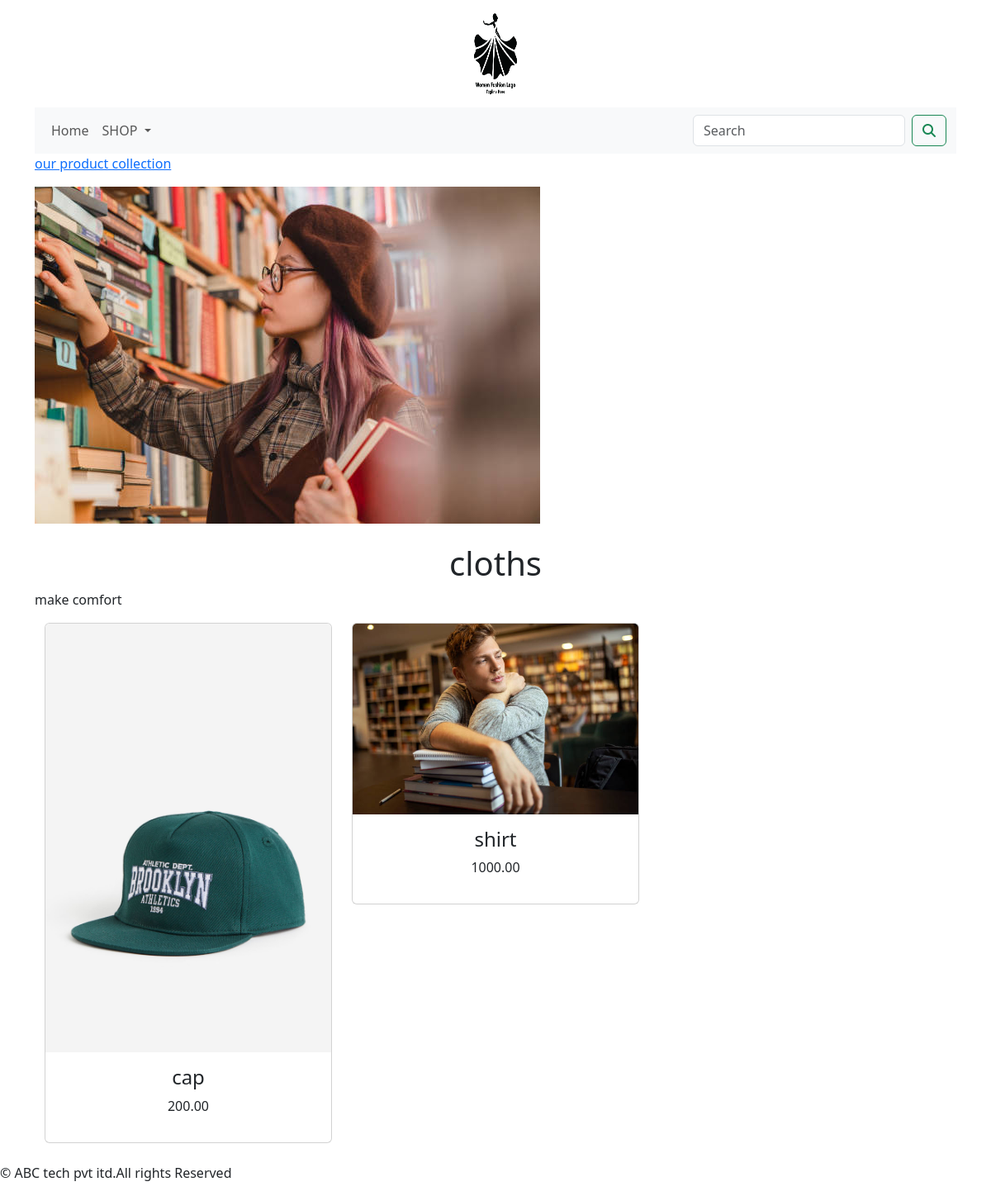
Screenshot of /shop/cloths/ with the database file from the repository.
### shop/models.py (models this page shows, shortened)
class Category(models.Model):
    name=models.CharField(max_length=250,unique=True)
    slug=models.SlugField(max_length=250,unique=True)
    description=models.TextField(blank=True)
    image=models.ImageField(upload_to='category',blank=True)
    class Meta:
        ordering=('name',)
        verbose_name='category'
        verbose_name_plural='categories'
    def get_url(self):
        return reverse('shop:products_by_category',args=[self.slug])

class Product(models.Model):
    name=models.CharField(max_length=250,unique=True)
    slug=models.SlugField(max_length=250,unique=True)
    description=models.TextField(blank=True)
    price=models.DecimalField(max_digits=10,decimal_places=2)
    category=models.ForeignKey(Category,on_delete=models.CASCADE)
    image=models.ImageField(upload_to='product',blank=True)
    stock=models.IntegerField()
    available=models.BooleanField(default=True)
    created=models.DateTimeField(auto_now_add=True)
    updated=models.DateTimeField(auto_now=True)
    def get_url(self):
        return reverse('shop:prodCatdetail',args=[self.category.slug,self.slug])
    class Meta:
        ordering=('name',)
        verbose_name='product'
        verbose_name_plural='products'

### shop/views.py (the view)
# urls.py: path('',views.allProdCat,name='allProdCat'),
def allProdCat(request,c_slug=None):
    c_page=None
    products_list=None
    if c_slug!=None:
        c_page=get_object_or_404(Category,slug=c_slug)
        products_list=Product.objects.all().filter(category=c_page,available=True)
    else:
        products_list=Product.objects.all().filter(available=True)
    paginator=Paginator(products_list,6)
    try:
        page=int(request.GET.get('page','1'))
    except:
        page=1
    try:
        products=paginator.page(page)
    except (EmptyPage,InvalidPage):
        products=paginator.page(paginator.num_pages)
    return  render(request,"category.html",{'category':c_page,'products':products})

### cart/context_processors.py (called while the page is built)
def counter(request):
    item_count=0
    if 'admin' in request.path:
        return {}
    else:
        try:
            cart=Cart.objects.filter(cart_id=_cart_id(request))
            cart_items=Cartitem.objects.all().filter(cart=cart[:1])
            for cart_item in cart_items:
                item_count += cart_item.quantity
        except Cart.DoesNotExist:
            item_count =0
    return dict(item_count=item_count)

### cart/views.py (called while the page is built)
def _cart_id(request):
    cart=request.session.session_key
    if not cart:
        cart=request.session.create()
    return cart

### shop/context_processors.py (called while the page is built)
def menu_links(request):
    links=Category.objects.all()
    return dict(links=links)

### templates/category.html (shortened to what this page needs)
{% extends 'base.html' %}
{% load static %}
{% block content %}
{% if category %}
    <div>
        <div class="row my_row_class">
            <div class="max-auto">
                <p><a href="{% url 'shop:allProdCat'%}">our product collection</a></p>
        </div>
               </div>
    </div>
     {% endif %}
<div class="mx_auto">
    {% if category %}
    <img class="my_image"src="{{category.image.url}}" alt="{{category.name}}">
</div>
     <br>
<div>
    <h1 class="text-center my_title">{{category.name}}</h1>
    <P class="text-justify">{{category.description}}</P>
</div>
     {% endif %}
<div class="container">
 <div class="row mx_auto">
     {% for product in products.object_list %}
     <div class="my_bottom_margi col-9 col-sm-12 col-md-4  xol-lg-4">
      <div class="card text-center" style="min-width:18rem:">
         <a href="{{product.get_url}}"><img class="card-img-top my_image" src="{{product.image.url}}" alt="{{product.name}}"></a>
    <div class="card-body">
        <h4>{{product.name}}</h4>
        <p>{{product.price}}</p>
    </div>
</div>
</div>
{% endfor %}
</div>
    <br>
</div>
{% endblock %}

### rows the page displays
Category: image (picture), name "cloths", description "make comfort"
Product: image (picture), name "cap", price "200.00"
Product: image (picture), name "shirt", price "1000.00"
